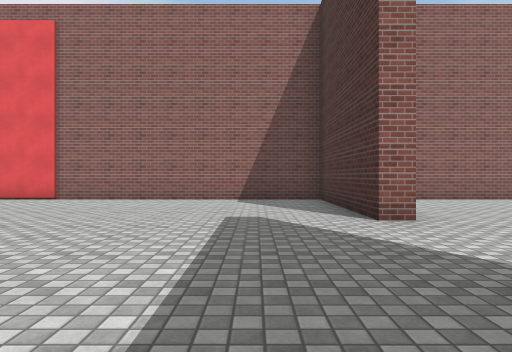
[1] (above)

24 first-person views from a walk through a 3-D level made in the Unity game engine. The camera is 1.2 m above the floor, looks level and sees 70° across. The floor is counted in squares, 2 m on a side. Each view is taken from the middle of a square. On the plan, view 1 faces up. The plan holds only what a view shows up to about 10 squares ahead; the rest is blank. The place goes on beyond the plan. The player character is not drawn. Surface patterns are stand-ins for the level's own textures.

[2]
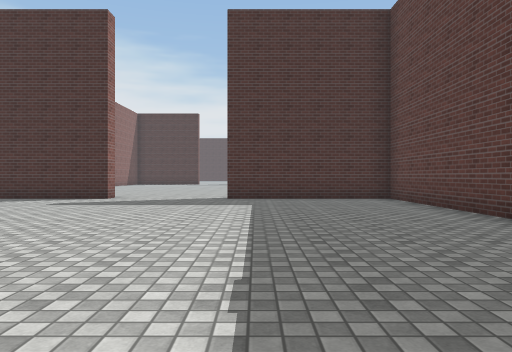

[3]
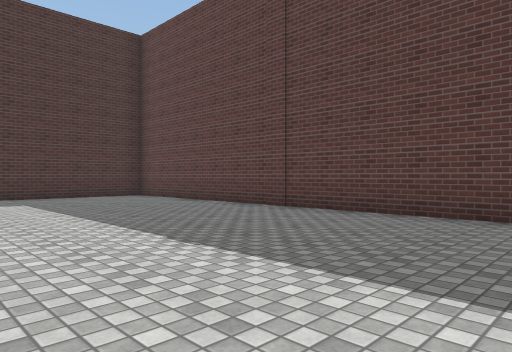

[4]
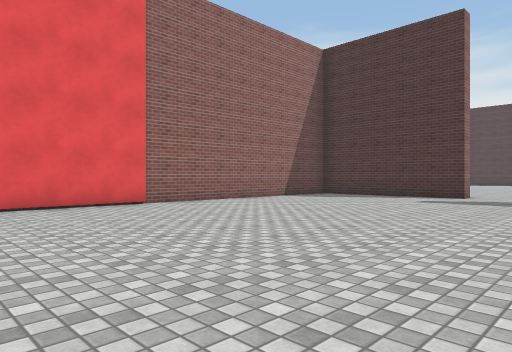

[5]
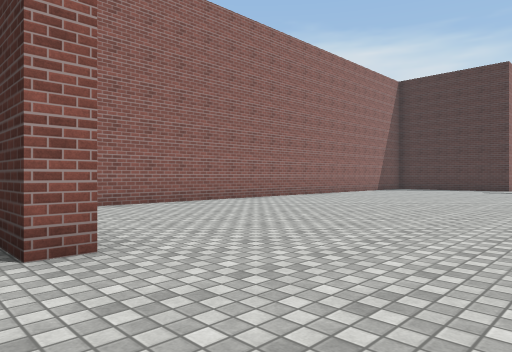

[6]
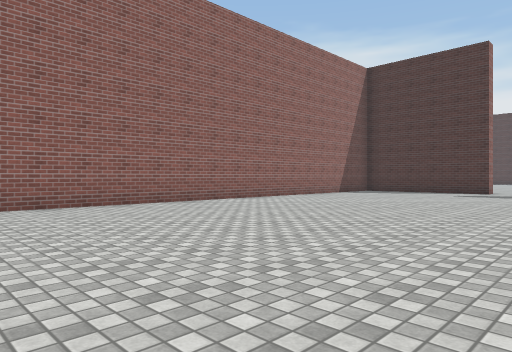

[7]
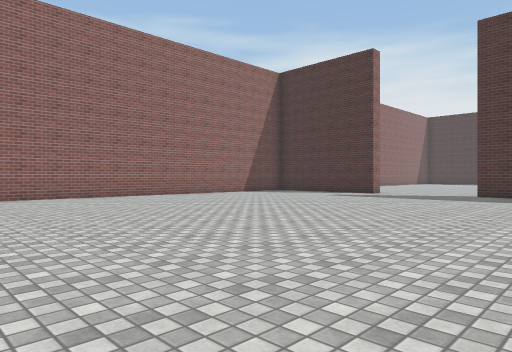

[8]
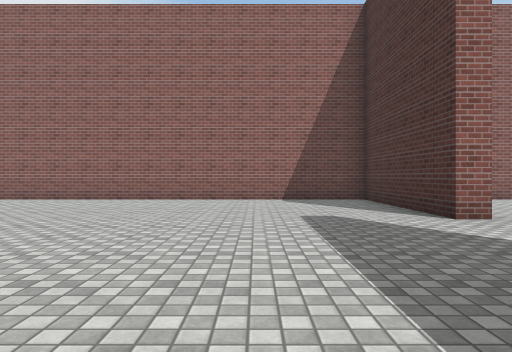

[9]
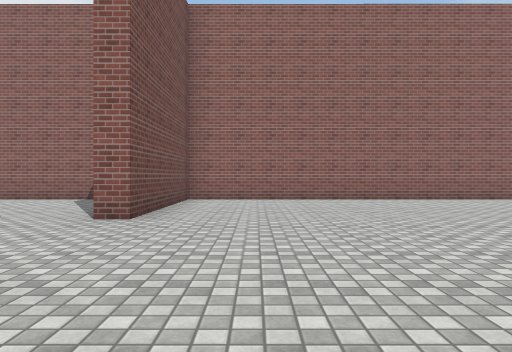

[10]
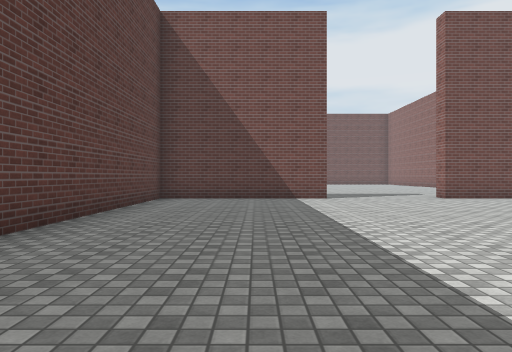

[11]
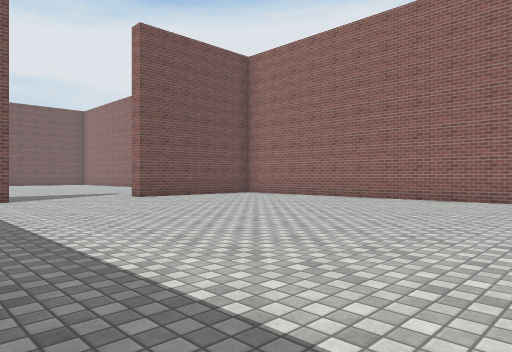

[12]
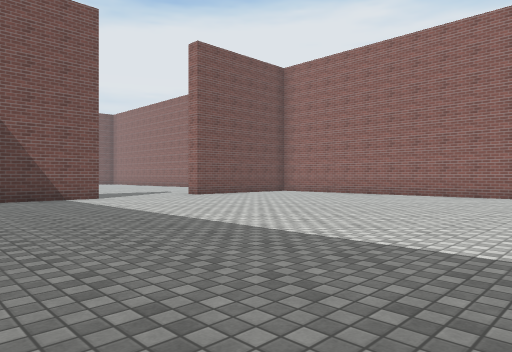

[13]
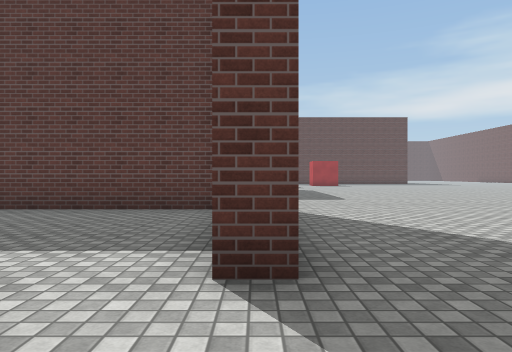

[14]
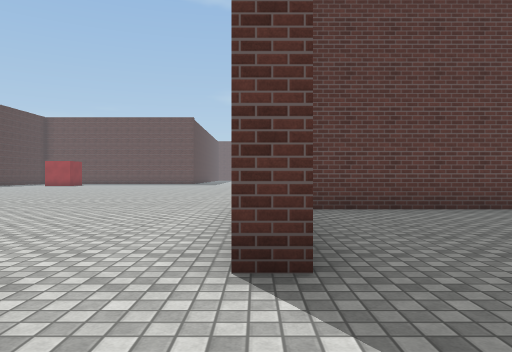

[15]
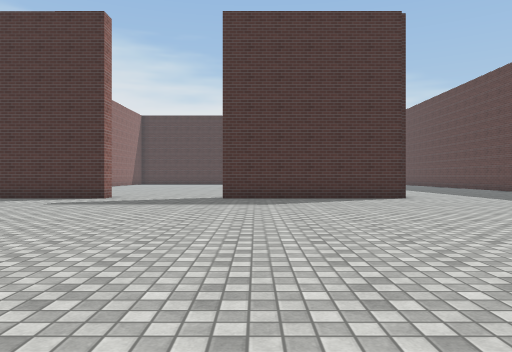

[16]
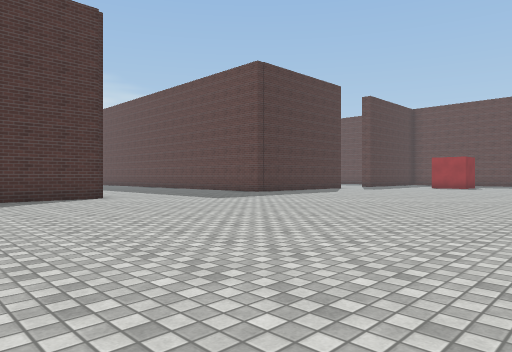

[17]
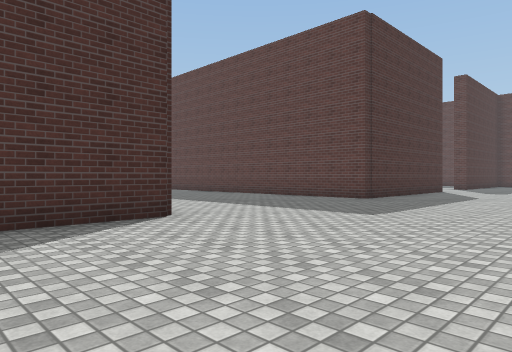

[18]
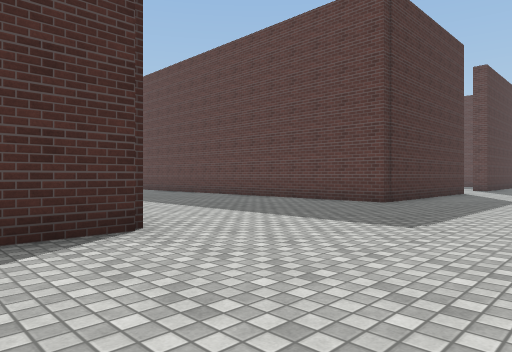

[19]
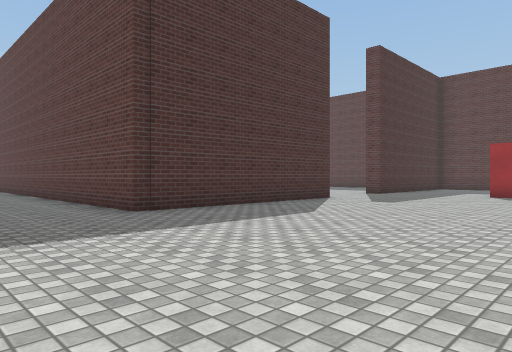

[20]
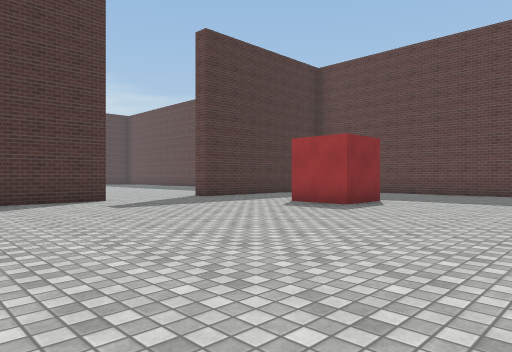

[21]
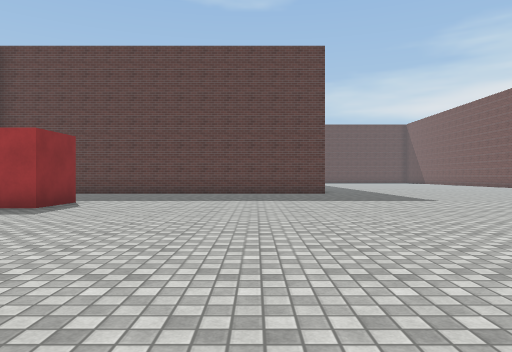

[22]
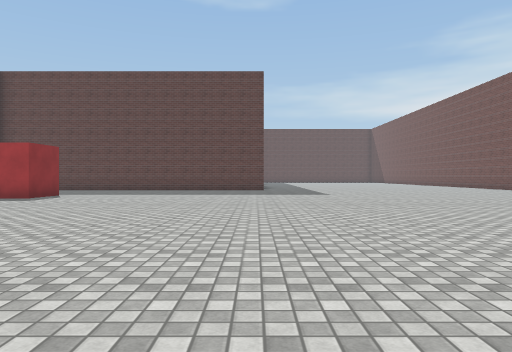

[23]
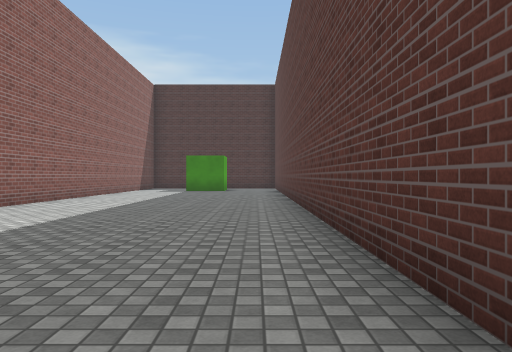

[24]
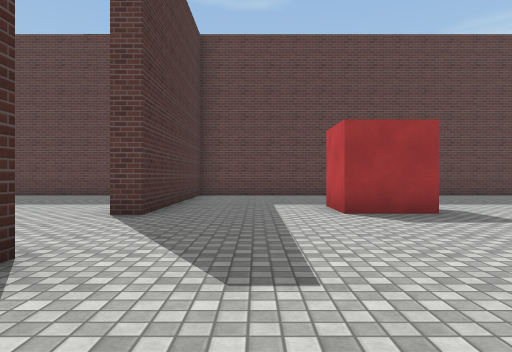

### Floor plan
Points are (right, up) in squares from view 1. A wall is a line through its corners. A room is listed if a view was taken in it or the views show most of it. See-through windows are left out.
Room 1 (views 1, 2, 3, 4, 5, 14)
walls: (2.2, 4.9) (1.7, 4.9) (1.7, 9.4) (-7.8, 9.4); (-8.1, -2.5) (1.7, -2.5) (1.7, 1.9) (2.2, 1.9)
ways out: opening at (2, 3) to room 2
Room 2 (views 6, 7, 8, 9, 10, 11, 12, 13, 15, 16, 17, 18, 19, 20, 21, 22, 23, 24)
walls: (17.7, -3.2) (17.8, 1.9) (18.3, 1.9) (18.2, -2.6) (24.4, -2.6); (17.7, -14.7) (17.7, -8.9) (27, -8.9); (13.1, -19.4) (13.1, -17.8) (14.6, -17.8) (14.6, -19.2); (27.1, -3.1) (24, -3.1); (17.7, -22) (17.7, -17.6) (18.3, -17.6); (26.6, 9.3) (18.3, 9.3) (18.3, 4.9) (17.8, 4.9) (17.8, 9.3) (3.9, 9.3)
ways out: opening at (2, 3) to room 1; opening at (18, -16)

Positions as (right, up) in squares from view 1, and headings:
1: (0, 0), facing up
2: (-8, 1), facing right
3: (-9, 3), facing down-right
4: (-9, 2), facing up-right
5: (1, 2), facing up-right
6: (4, 2), facing up-right
7: (6, -1), facing up-right
8: (15, 0), facing up
9: (20, 0), facing up
10: (28, 0), facing left
11: (28, 0), facing up-left
12: (28, -2), facing up-left
13: (18, 4), facing down
14: (2, 4), facing down
15: (8, 1), facing right
16: (8, 1), facing down-right
17: (13, 0), facing down-right
18: (14, -1), facing down-right
19: (12, -6), facing down-right
20: (9, -11), facing down-right
21: (9, -11), facing down
22: (7, -8), facing down
23: (17, -8), facing right
24: (16, -12), facing down
